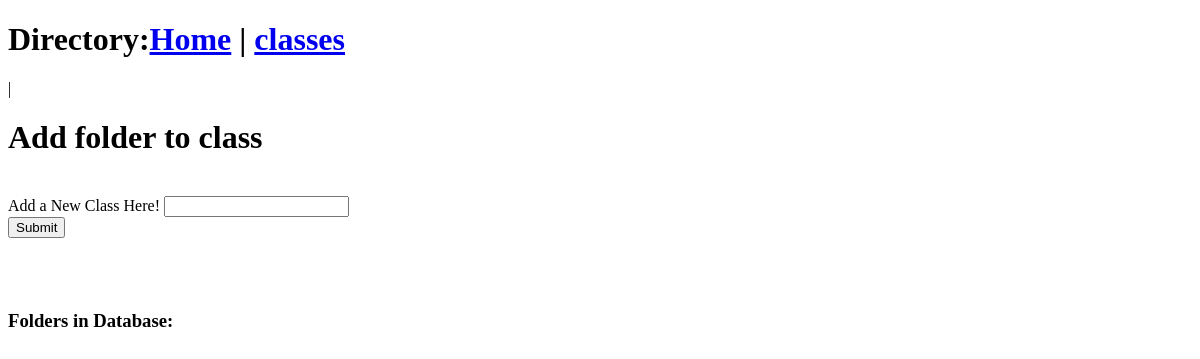
The app's page /classes/2/, older data.
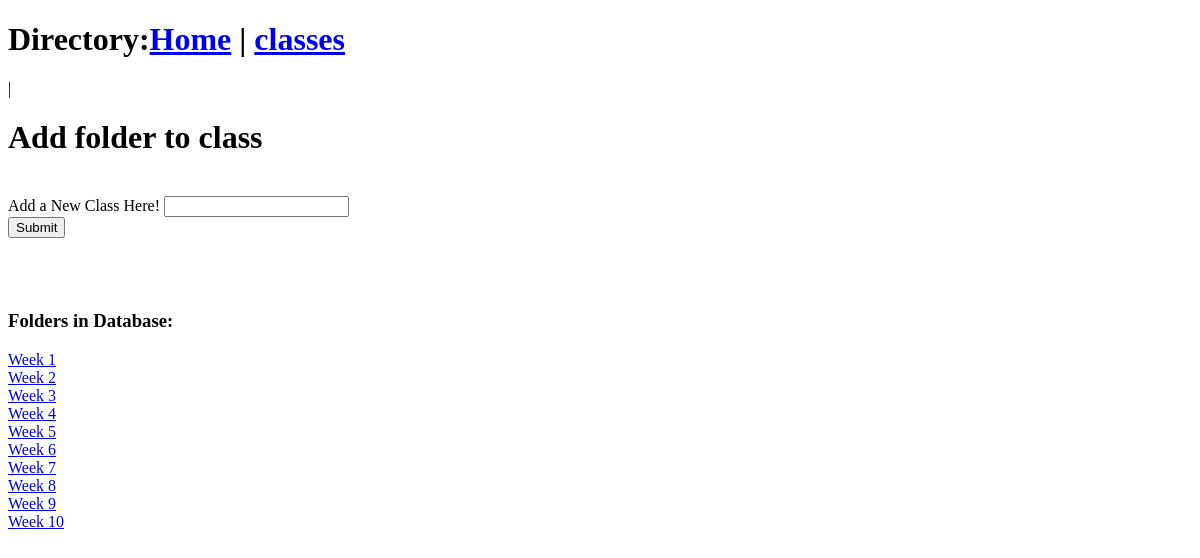
The same page, newer data.
### database.py (models this page shows, shortened)
class folder(Base):
    __tablename__ = 'folder'
    id = Column(Integer, primary_key = True)
    name = Column(String(200), nullable=False)
    date_added = Column(String, default=str(datetime.datetime.now))
    class_name= Column(String(200), nullable=False)

### main.py (the view, shortened to what this page needs)
@app.route("/classes/<int:id>/", methods=['GET','POST'])
def classes(id):
    name = None
    form = ClassForm()
    class_name = str(course_info.get_course_by_id(id))
    our_weeks = course_info.get_folders_list(class_name)
    print(our_weeks)
    print("------------------------------------------------------------")
    return render_template('add_week.html',
    name = name,
    form = form,
    our_weeks=our_weeks,
    id=id)

### main.py
class ClassForm(FlaskForm):
    name = StringField("Add a New Class Here!", validators=[DataRequired()])
    submit = SubmitField("Submit")

### database.py (called while the page is built)
    def __repr__(self):
        return '<Name %r>' % self.name

    def get_folders_list(self, class_name):
        folders = self.session.query(folder.name).filter_by(class_name=class_name).all()
        folders = [i[0] for i in folders]
        return folders

    def get_course_by_id(self, id):
        course = self.session.query(Class).filter_by(id=id).first()
        return course

### templates/add_week.html (shortened to what this page needs)
{% extends "base.html" %}
{% block content %}
{% if name %}
    <h1>You entered in the folder: {{ name }}</h1>
{% else %}
    <h1>Add folder to class</h1>
    <br>
    <form action = "/classes/{{ id }} " method="POST">
        {{ form.name.label }}
        {{ form.name() }}
        <br>
        {{ form.submit() }}
    </form>
    <br><br><br>
    <h3>Folders in Database:</h3>
{% for our_week in our_weeks %}
    <tr>
    <td>
        <a href="{{our_week}}">{{ our_week }}</a><br>
    </td>
    </tr>
{% endfor %}
{% endif %}
{% endblock %}

Row changes from the older to the newer data that the page shows:
added folder: name "Week 1"
added folder: name "Week 2"
added folder: name "Week 3"
added folder: name "Week 4"
added folder: name "Week 5"
added folder: name "Week 6"
added folder: name "Week 7"
added folder: name "Week 8"
added folder: name "Week 9"
added folder: name "Week 10"
